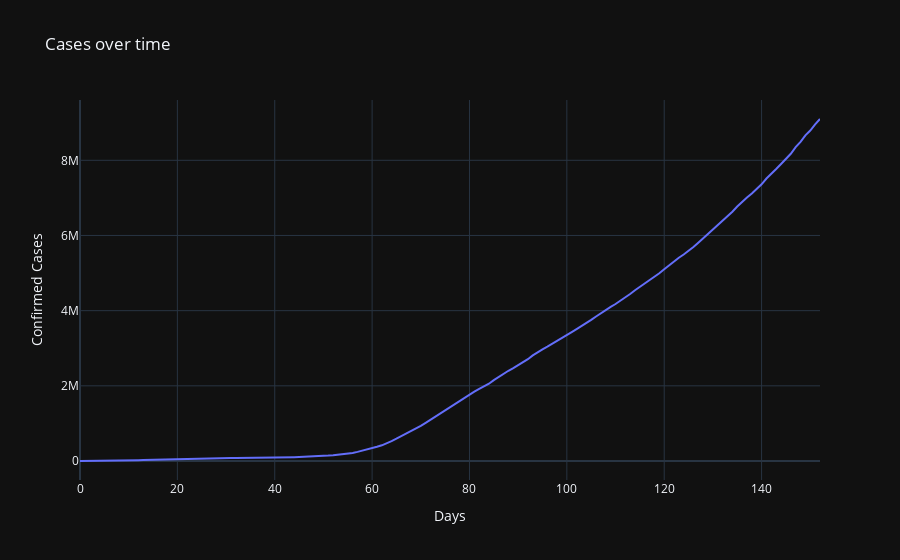

The notebook cell saved with this chart:
### Code cell
fig = go.Figure()

fig.add_trace(go.Scatter(y=data_over_time['Confirmed'],x=data_over_time.index, mode="lines" ,name="Confirmed cases"))

fig.update_layout(title="Cases over time" , template = "plotly_dark" , xaxis_title="Days",
    yaxis_title="Confirmed Cases",)


fig.show()

### Figure 1 — Plotly figure (JSON) as saved in the notebook; plotly's stock layout.template omitted (floating-point values rounded to 4 significant figures; data arrays with more than 128 entries replaced by an {"elided": "..."} marker saying what was removed)
{"data": [{"mode": "lines", "name": "Confirmed cases", "type": "scatter", "x": {"elided": "153 int values"}, "y": {"elided": "153 int values"}}], "layout": {"title": {"text": "Cases over time"}, "xaxis": {"title": {"text": "Days"}}, "yaxis": {"title": {"text": "Confirmed Cases"}}}}
